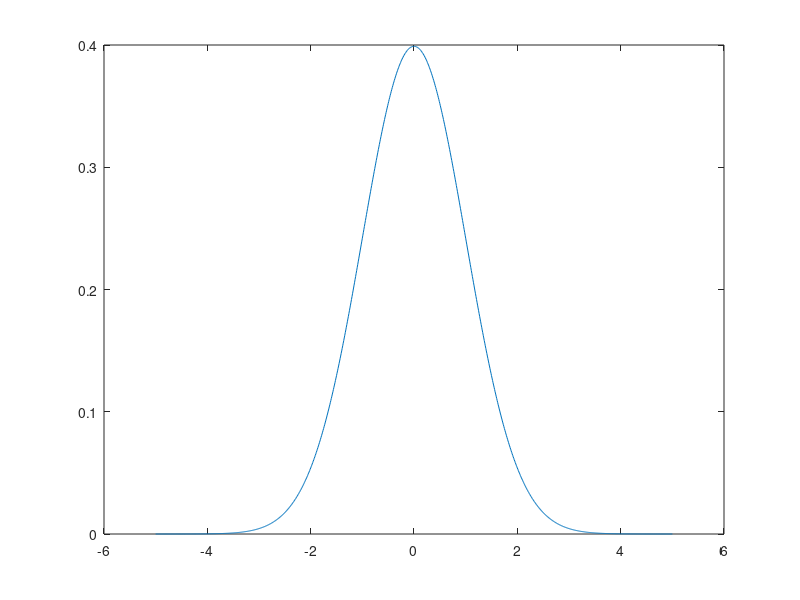

Recreate this plot in MATLAB.
mu = 0;
sigma=1

%density
x = (-5 * sigma:0.01:5 * sigma) + mu;  %// Plotting range
y = exp(- 0.5 * ((x - mu) / sigma) .^ 2) / (sigma * sqrt(2 * pi));

plot(x, y)
%line([mu-sigma mu-sigma],[0 1])
%line([mu+sigma mu+sigma],[0 1])

%samples
%r=normrnd(mu,sigma); 
%hold on
%hist(r,20)


%or
%R = normrnd(mu,sigma)
%normplot(R)
